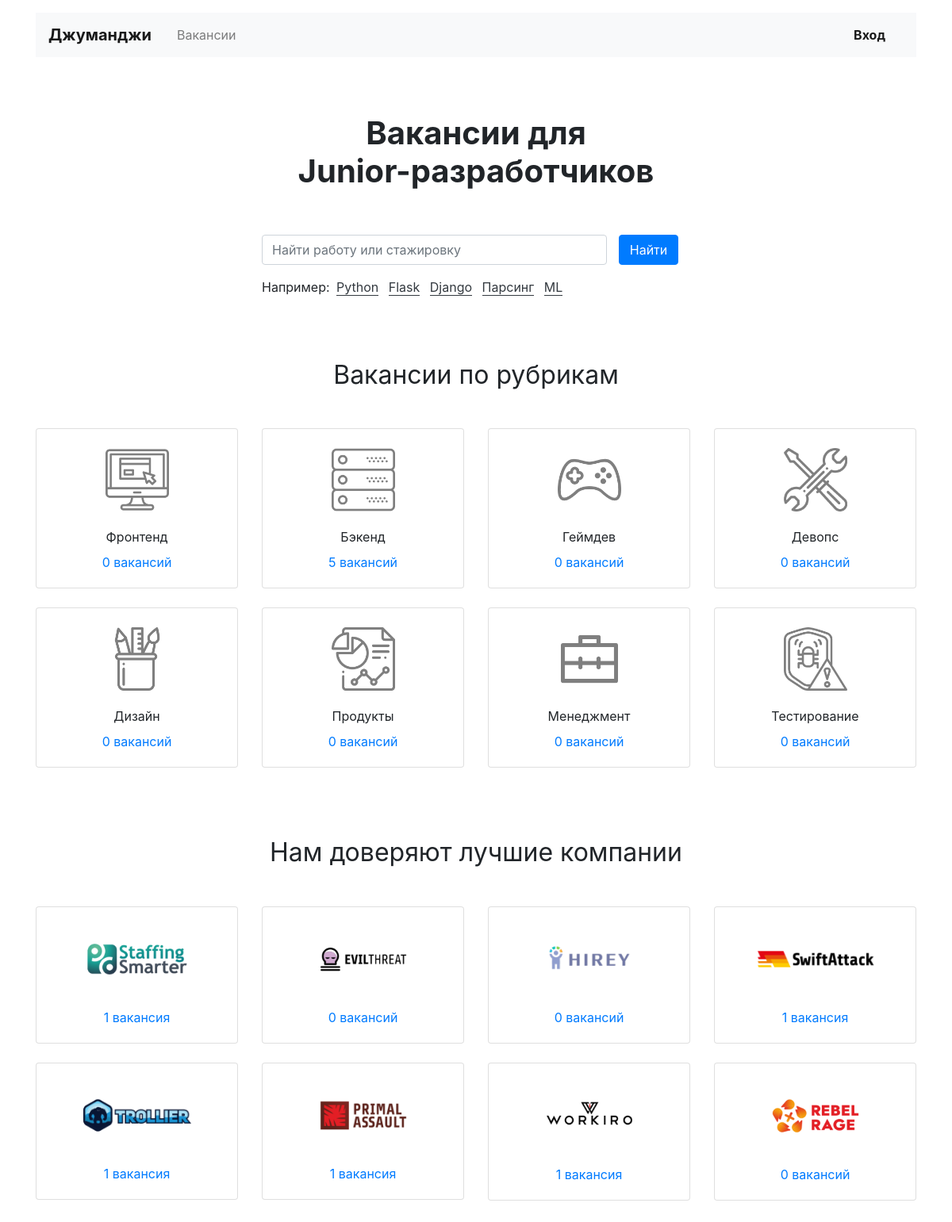
The page / on the database its author committed.
### vacancies/models.py (models this page shows, shortened)
class Specialty(models.Model):
    code = models.CharField(max_length=30)
    title = models.CharField(max_length=120)
    picture = models.ImageField(
        upload_to='MEDIA_SPECIALITY_IMAGE_DIR',
        height_field='height_field',
        width_field='width_field',
        default='100x60.gif',
    )
    height_field = models.PositiveIntegerField(default=60)
    width_field = models.PositiveIntegerField(default=100)

class Company(models.Model):
    name = models.CharField(max_length=120)
    location = models.CharField(max_length=30)
    logo = models.ImageField(
        upload_to='MEDIA_COMPANY_IMAGE_DIR',
        height_field='height_field',
        width_field='width_field',
        default='100x60.gif',
    )
    height_field = models.PositiveIntegerField(default=60)
    width_field = models.PositiveIntegerField(default=100)
    description = models.TextField()
    employee_count = models.IntegerField()
    owner = models.OneToOneField(User, on_delete=models.CASCADE, related_name='user', null=True)

### vacancies/views/public.py (the view)
# urls.py: path('', MainView.as_view(), name='main'),
class MainView(View):
    def get(self, request):
        companies = Company.objects.annotate(count_vacancies=Count('vacancies'))
        specialties = Specialty.objects.annotate(count_vacancies=Count('vacancies'))
        return render(request, 'public/index.html', context={
            'companies': companies,
            'specialties': specialties,
        })

### vacancies/templatetags/ru_pluralize.py (called while the page is built)
@register.filter()
def ru_pluralize(number: Union[int, str], args: str = 'вакансия,вакансии,вакансий'):
    nom_sing, gen_sing, gen_plur = args.split(',')
    number = abs(int(number))
    if 10 <= number % 100 <= 20:
        return f'{ number } { gen_plur }'
    if number % 10 == 1:
        return f'{ number } { nom_sing }'
    if 2 <= number % 10 <= 4:
        return f'{ number } { gen_sing }'
    return f'{number} {gen_plur}'

### vacancies/templates/public/index.html (shortened to what this page needs)
{% extends 'vacancies/../public/base.html' %}
{% load ru_pluralize %}
{% block content %}
  <main class="container mt-3">
    <section>
      <h1 class="h1 text-center mx-auto mt-4 py-5"><strong>Вакансии для <br>Junior-разработчиков</strong></h1>
      <div class="row">
        <div class="col-12 col-md-8 col-lg-6 offset-lg-3 offset-md-2">
          <form class="form-inline mb-3" enctype="multipart/form-data" action="{% url 'search' %}" method="get">
            <div class="form-group col-8 col-md-10 pl-0">
              <input class="form-control w-100" name="s" type="search" placeholder="Найти работу или стажировку" aria-label="Найти работу или стажировку">
            </div>
            <div class="form-group col-4 col-md-2 pl-0">
              <button class="btn btn-primary w-100" type="submit">Найти</button>
            </div>
          </form>
          <p>Например:
            <a href="{% url 'search' %}?s=Python" class="text-dark border-bottom border-dark m-1 text-decoration-none">Python</a>
            <a href="{% url 'search' %}?s=Flask" class="text-dark border-bottom border-dark m-1 text-decoration-none">Flask</a>
            <a href="{% url 'search' %}?s=Django" class="text-dark border-bottom border-dark m-1 text-decoration-none">Django</a>
            <a href="{% url 'search' %}?s=Парсинг" class="text-dark border-bottom border-dark m-1 text-decoration-none">Парсинг</a>
            <a href="{% url 'search' %}?s=ML" class="text-dark border-bottom border-dark m-1 text-decoration-none">ML</a>
          </p>
        </div>
      </div>
    </section>
    <section class="mt-5 pt-3">
      <h2 class="h2 font-weight-normal text-center mb-5">Вакансии по рубрикам</h2>
      <div class="row mb-0">
        {% for specialty in specialties|slice:":4" %}
        <div class="col-6 col-md-6 col-lg-3">
          <div class="card pt-4 text-center mb-4">
            <img class="mx-auto d-block" src="{{ specialty.picture.url }}" width="80" height="80" alt="">
            <div class="card-body">
              <p class="card-text mb-2">{{ specialty.title }}</p>
              <p class="card-text"><a href="{% url 'vacancies_specialty' specialty.code %}">
                  {{ specialty.count_vacancies|ru_pluralize:'вакансия,вакансии,вакансий' }}</a></p>
            </div>
          </div>
        </div>
        {% endfor %}
      </div>
      <div class="row mb-4">
        {% for specialty in specialties|slice:"4:" %}
        <div class="col-6 col-md-6 col-lg-3">
          <div class="card pt-4 text-center mb-4">
            <img class="mx-auto d-block" src="{{ specialty.picture.url }}" width="80" height="80" alt="">
            <div class="card-body">
              <p class="card-text mb-2">{{ specialty.title }}</p>
              <p class="card-text"><a href="{% url 'vacancies_specialty' specialty.code %}">
                  {{ specialty.count_vacancies|ru_pluralize:'вакансия,вакансии,вакансий' }}</a></p>
            </div>
          </div>
        </div>
        {% endfor %}
      </div>
    </section>
    <section class="my-5 pt-3">
      <h2 class="h2 font-weight-normal text-center mb-5">Нам доверяют лучшие компании</h2>
      <div class="row mb-0">
        {% for company in companies|slice:":4" %}
        <div class="col-6 col-md-6 col-lg-3">
          <div class="card pt-4 text-center mb-4">
            <a href="#" style="max-width: 150px;" class="mx-auto d-block">
            <img class="mx-auto d-block mw-100" src="{{ company.logo.url }}" alt=""> </a>
            <div class="card-body">
              <p class="card-text"><a href="{% url 'company' company.id %}">
              {{ company.count_vacancies|ru_pluralize:'вакансия,вакансии,вакансий' }}</a></p>
            </div>
          </div>
        </div>
        {% endfor %}
      </div>
      <div class="row mb-4">
        {% for company in companies|slice:"4:" %}
        <div class="col-6 col-md-6 col-lg-3">
          <div class="card pt-4 text-center mb-4">
            <a href="#" style="max-width: 150px;" class="mx-auto d-block">
            <img class="mx-auto d-block mw-100" src="{{ company.logo.url }}" alt=""> </a>
            <div class="card-body">
              <p class="card-text"><a href="{% url 'company' company.id %}">
              {{ company.count_vacancies|ru_pluralize:'вакансия,вакансии,вакансий' }}</a></p>
            </div>
          </div>
        </div>
        {% endfor %}
      </div>
      </section>
  </main>
{% endblock %}

### vacancies/templates/public/base.html (shortened to what this page needs)
<!DOCTYPE html>
<html lang="ru">
<head>
  <link rel="stylesheet" href="https://stackpath.bootstrapcdn.com/bootstrap/4.3.1/css/bootstrap.min.css">
</head>
<body>
  <header class="container mt-3">
    <nav class="navbar navbar-expand-lg navbar-light bg-light">
      <a class="navbar-brand mr-4 font-weight-bold" href="{% url 'main' %}">Джуманджи</a>
      <div class="collapse navbar-collapse justify-content-between" id="navbarNav">
        <ul class="navbar-nav col-10">
          <li class="nav-item">
            <a class="nav-link" href="{% url 'vacancies' %}">Вакансии</a>
          </li>
        </ul>
        <ul class="navbar-nav col-2 justify-content-end">
          <li class="nav-item active">
            {% if request.user.is_authenticated %}
              <button type="button" class="btn dropdown-toggle font-weight-bold" data-toggle="dropdown"
                      aria-haspopup="true" aria-expanded="false">{{ user.first_name }} {{ user.last_name }}</button>
              <div class="dropdown-menu dropdown-menu-right mt-3">
                <a href="" class="dropdown-item py-2">Профиль</a>
                <a href="{% url 'my_resume' %}" class="dropdown-item py-2">Резюме</a>
                <a href="{% url 'my_company' %}" class="dropdown-item py-2">Компания</a>
                <a href="{% url 'logout' %}" class="dropdown-item py-2">Выйти</a>
              </div>
            {% else %}
              <a href="{% url 'login' %}" class="nav-link font-weight-bold">Вход</a>
            {% endif %}
          </li>
        </ul>
      </div>
    </nav>
  </header>
  {% block content %}{% endblock %}
</body>
</html>

### rows shown on the page
Specialty: picture (picture), title "Фронтенд", count_vacancies|ru_pluralize "0 вакансий"
Specialty: picture (picture), title "Бэкенд", count_vacancies|ru_pluralize "5 вакансий"
Specialty: picture (picture), title "Геймдев", count_vacancies|ru_pluralize "0 вакансий"
Specialty: picture (picture), title "Девопс", count_vacancies|ru_pluralize "0 вакансий"
Specialty: picture (picture), title "Дизайн", count_vacancies|ru_pluralize "0 вакансий"
Specialty: picture (picture), title "Продукты", count_vacancies|ru_pluralize "0 вакансий"
Specialty: picture (picture), title "Менеджмент", count_vacancies|ru_pluralize "0 вакансий"
Specialty: picture (picture), title "Тестирование", count_vacancies|ru_pluralize "0 вакансий"
Company: logo (picture), count_vacancies|ru_pluralize "1 вакансия"
Company: logo (picture), count_vacancies|ru_pluralize "0 вакансий"
Company: logo (picture), count_vacancies|ru_pluralize "0 вакансий"
Company: logo (picture), count_vacancies|ru_pluralize "1 вакансия"
Company: logo (picture), count_vacancies|ru_pluralize "1 вакансия"
Company: logo (picture), count_vacancies|ru_pluralize "1 вакансия"
Company: logo (picture), count_vacancies|ru_pluralize "1 вакансия"
Company: logo (picture), count_vacancies|ru_pluralize "0 вакансий"
